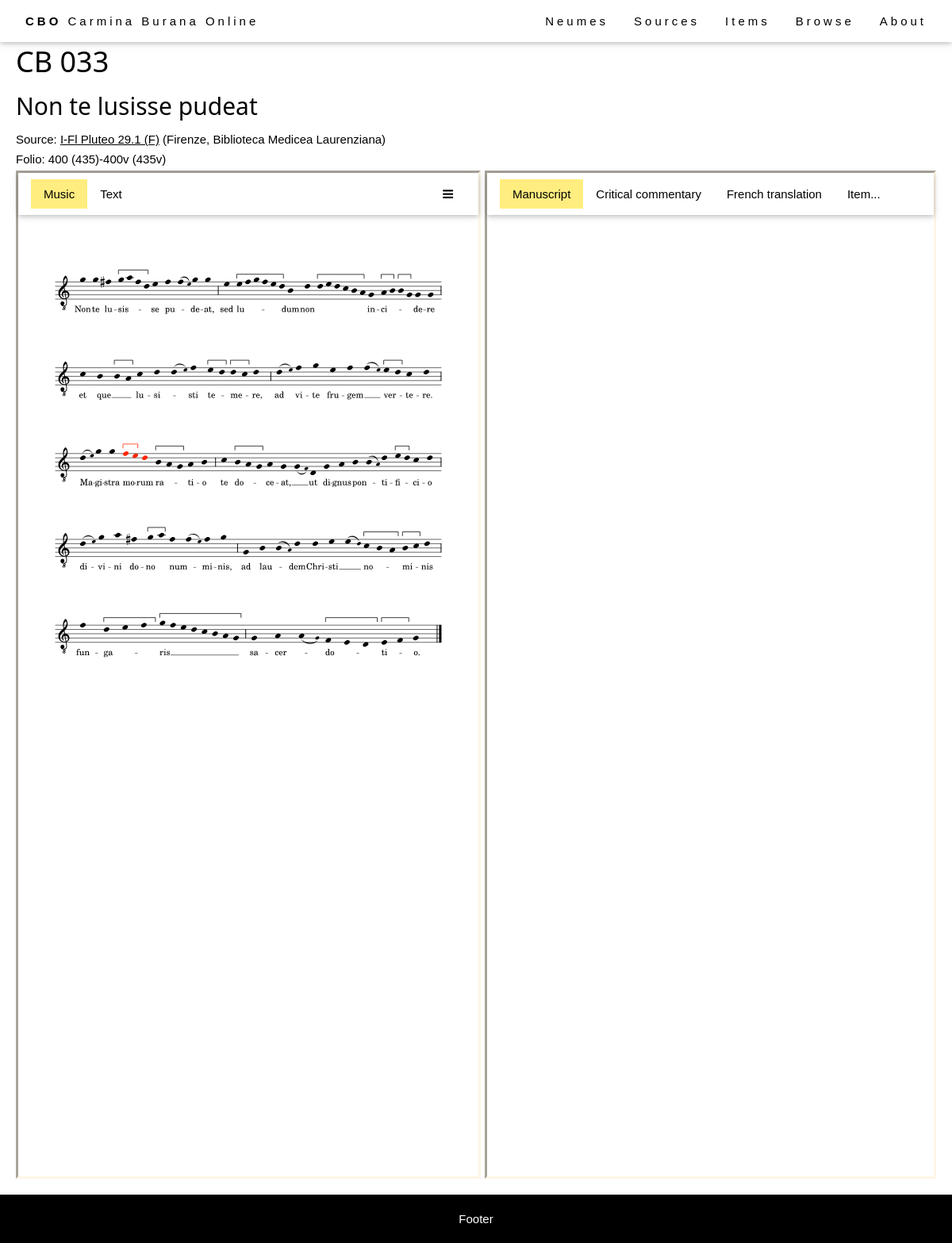
Page /browse/item/46 on the committed database.
### browse/models.py (models this page shows, shortened)
class Item(models.Model):
    abstract_item = models.ForeignKey(AbstractItem, on_delete=models.PROTECT, null=True)
    source = models.ForeignKey(Source, on_delete=models.RESTRICT, null=True)
    foliation_start = models.CharField(max_length=64, help_text="First folio occupied by the item in the source.")
    foliation_end = models.CharField(max_length=64, help_text="Last folio occupied by the item in the source.")
    title = models.CharField(max_length=256, help_text="Title of the item (incipit).")
    language = models.ManyToManyField(Language)
    file = models.CharField(max_length=64, help_text="Filename (without extensions).", null=True)
    IIIF_canvas = models.CharField(max_length=256, help_text="IIIF canvas index of the item.", blank=True)
    alternative_img_link = models.CharField(max_length=1024, help_text="Alternative link for source images (if IIIF is not available).", blank=True)
    class Meta:
        ordering = [Length('abstract_item__cb_id'), 'abstract_item__cb_id']
    def foliation_str(self):
        if self.foliation_start == self.foliation_end:
            return self.foliation_start
        else:
            return self.foliation_start + "-" + self.foliation_end
    @property
    def is_translated(self):
        import os.path
        if os.path.isfile(staticfile_path('tei', self.file + '_PB.tei')):
            return True
        else:
            return False
    @property
    def is_svg_based(self):
        import os.path
        if os.path.isfile(staticfile_path('img', self.file + '.svg')):
            return True
        else:
            return False
    @property
    def svg_path(self):
        return 'img/' + self.file + ".svg"
    def transform(self, xsl_file, tei_file, indent=False, met=False):
        from lxml import etree, html
        xsl = etree.parse(staticfile_path('xsl', xsl_file))
        transform = etree.XSLT(xsl)
        xml = etree.parse(staticfile_path('tei', tei_file + '.tei'))
        if met:
            metify(xml)
        result = transform(xml)
        if indent:
            indentify(result)
        try:
            return lxml.html.tostring(result).decode('UTF-8')
        except:
            print("Error: not able to convert")
            return ''
    @property
    def formatted_transform(self):
        return self.transform('formatted.xsl', self.file, indent=True, met=True)
    @property
    def text_apparatus_transform(self):
        return self.transform('text-apparatus.xsl', self.file)

class AbstractItem(models.Model):
    cb_id = models.CharField(max_length=10, help_text="Number of the item.")
    theme = models.ManyToManyField(Theme)
    genre = models.ForeignKey(Genre, on_delete=models.SET_NULL, null=True)
    text_type = models.ManyToManyField(TextType, through="TextTypeSpecification")
    class Meta:
        ordering = [Length('cb_id'), 'cb_id']

class Source(models.Model):
    bib_id = models.CharField(max_length=128, unique=True, help_text="The source identifier.")
    nick_name = models.CharField(max_length=128, help_text="The source name.", blank=True)
    country = models.CharField(max_length=256, help_text="The source location (country).")
    location = models.CharField(max_length=256, help_text="The source location (institution).")
    century = models.CharField(max_length=256, help_text="The source century.", blank=True)
    notation = models.CharField(max_length=256, help_text="The source notation type (for musical notation only).", blank=True)
    url = models.CharField(max_length=512, help_text="External url to access the source images.", blank=True)
    concordances = models.TextField(help_text="Concordances with the Codex Buranus.", blank=True)
    notes = models.TextField(help_text="Additional notes on the source.", blank=True)
    IIIF_manifest = models.CharField(max_length=1024, help_text="URL of the IIIF manifest.", blank=True)
    class Meta:
        ordering = ['country', 'location', 'bib_id']
    def get_absolute_url(self):
        return reverse('source-detail', args=[str(self.id)])

### browse/views.py (the view)
# urls.py: path('item/<int:pk>', views.ItemDetailView.as_view(), name='item-detail'),
class ItemDetailView(generic.DetailView):
    model = Item
    template_name = 'item_detail.html'
    def get_context_data(self, **kwargs):
        context = super(ItemDetailView, self).get_context_data(**kwargs)
        context['other_items'] = Item.objects.all()
        return context

### browse/indentify.py (called while the page is built)
def indentify(tree):
	for poem in tree.findall(".//div[@data-type='poem']"):
		global_met = poem.get('data-met')
		for lg in poem.findall("./div[@data-type='strophe']"):
			if 'data-met' in lg.keys():
				met = lg.get('data-met')
			else:
				met = global_met
			parsed_met = parse(met)
			for (n, verse) in enumerate(lg.findall(".//div[@class='verse']")):
				verse.set('data-indent', str(parsed_met[n]))

### browse/metify.py (called while the page is built, shortened)
def metify(tree):
	for attr in ['met', 'rhyme']:
		poem_types = ['poem', 'sequence', 'leich']

### browse/models.py (called while the page is built)
def staticfile_path(folder, filename):
    import os.path
    return os.path.join(os.path.join(static_root, folder), filename)

### templates/item_detail.html (shortened to what this page needs)
{% extends "base_generic.html" %}
{% load static %}
{% block content %}
<link rel="stylesheet" href="{% static 'css/neumed-text.css' %}"/>
<link rel="stylesheet" href="https://cdnjs.cloudflare.com/ajax/libs/font-awesome/4.7.0/css/font-awesome.min.css">
<div style="padding: 20px; width: 100%;">
  <h1>CB {{ item.abstract_item.cb_id }}</h1>
  <h2>{{ item.title }}</h2>
  <p>Source: <a href="{{ item.source.get_absolute_url }}">{{ item.source.bib_id }}</a> ({{ item.source.location }})</p>
  <p>Folio: {{ item.foliation_str }}</p>
  <div style="display: flex;">
    <div class="cbo-border-inset cbo-border-sand flex-column" style="width: 50%;">
      {% include "item_core_view.html" with item=item %}
    </div>
    <div id="dragResizer" class="resizer"></div>
    <div class="cbo-border-inset cbo-border-sand" style="flex: 1;">
      <div class="tab cbo-white cbo-wide cbo-padding cbo-card right">
        <button id="defaultOpenRight" class="tablinks cbo-bar-item cbo-button activable" onclick="openRightTab(this, 'msImage')">Manuscript</button>
        <button class="tablinks cbo-bar-item cbo-button activable" onclick="openRightTab(this, 'commentary')">Critical commentary</button>
        <button class="tablinks cbo-bar-item cbo-button activable" onclick="openRightTab(this, 'translation')">French translation</button>
        <button id="itemsRight" class="tablinks cbo-bar-item cbo-button activable" onclick="openRightTab(this, 'itemRight')">Item...</button>
      </div>
      <div id="msImage" class="tabcontent right">
        {% if not item.source.IIIF_manifest %}
        Unable to display manuscript images due to copyright restrictions.
        <a target="_blank" href="{{ item.alternative_img_link }}"><i class="fa fa-arrow-right" style="margin-right: 5px;"></i>Open external website.</a>
        <!--<div style="width: 100%; height: 100%;">
          <embed style="width: 100%; height: 100%;" src="{{ item.alternative_img_link }}" />
        </div>-->
        {% else %}
        <div id="mirador" style="position: relative; width: 100%; height: 1000px;"></div>
        {% endif %}
      </div>
    </div>
  </div>
</div>
{% endblock %}

### templates/item_core_view.html (shortened to what this page needs)
{% load static %}
<div id="itemCoreView-{{ item.pk }}">
  {% if item.is_svg_based %}
  <div class="tab cbo-white cbo-wide cbo-padding cbo-card">
    <button id="openSvg-{{ item.pk }}" class="tablinks cbo-bar-item cbo-button activable">Music</button>
    <button id="openText-{{ item.pk }}" class="tablinks cbo-bar-item cbo-button activable">Text</button>
    <div class="dropdown" style="z-index: 1500;">
      <button id="dropBtn-{{ item.pk }}" class="cbo-bar-item cbo-button"><i style="pointer-events: none;" class="fa fa-bars"></i></button>
    </div>
  </div>
  <div id="svg-{{ item.pk }}" class="tabcontent">
    <img src="{% static item.svg_path %}" style="width: 100%;"/>
  </div>
  {% endif %}
</div>

### staticfiles/css/style.css (style rules this page uses)
html { -ms-text-size-adjust:100%;-webkit-text-size-adjust:100% }
body { margin:0 }
a { background-color:transparent }
img { border-style:none }
button,input,select,textarea,optgroup { font:inherit;margin:0 }
button,input { overflow:visible }
button,select { text-transform:none }
button,[type=button],[type=reset],[type=submit] { -webkit-appearance:button }
html,body { font-family:Verdana,sans-serif;font-size:15px;line-height:1.4 }
html { overflow-x:hidden }
h1 { font-size:36px }
h2 { font-size:30px }
h1,h2,h3,h4,h5,h6 { font-family:"Segoe UI",Arial,sans-serif;font-weight:400;margin:10px 0 }
.cbo-wide { letter-spacing:4px }
img { vertical-align:middle }
a { color:inherit }
.cbo-btn,.cbo-button { border:none;display:inline-block;padding:8px 16px;vertical-align:middle;overflow:hidden;text-decoration:none;color:inherit;background-color:inherit;text-align:center;cursor:pointer;white-space:nowrap }
.cbo-btn,.cbo-button { -webkit-touch-callout:none;-webkit-user-select:none;-khtml-user-select:none;-moz-user-select:none;-ms-user-select:none;user-select:none }
.cbo-card,.cbo-card-2 { box-shadow:0 2px 5px 0 rgba(0,0,0,0.16),0 2px 10px 0 rgba(0,0,0,0.12) }
.cbo-padding { padding:8px 16px!important }
.cbo-white,.cbo-hover-white:hover { color:#000!important;background-color:#fff!important }
.cbo-border-inset { border-style: inset; }
.cbo-border-sand,.cbo-hover-border-sand:hover { border-color:#fdf5e6!important }

### staticfiles/css/layout-generic.css (style rules this page uses)
.flex-column { display: flex; flex-direction: column; }
.cbo-button { transition: 0.3s; }

### staticfiles/css/neumed-text.css (style rules this page uses)
p { margin-block-start: 4px; margin-block-end: 4px; }

### templates/item_detail.html (style rules this page uses)
.resizer { cursor: ew-resize; height: 1200px; width: 5px; }
.tab { box-sizing: border-box; display: inline-flex; width: 100%; }
.active { background-color: #ffed7f; }
.tabcontent { display: none; padding: 6px; height: 1200px; overflow-y: scroll; }
.dropdown { margin-left: auto; }

### rows in the picture
Item: abstract_item.cb_id "033", title "Non te lusisse pudeat", source.bib_id "I-Fl Pluteo 29.1 (F)", source.location "Firenze, Biblioteca Medicea Laurenziana", foliation_str "400 (435)-400v (435v)", file (picture)
